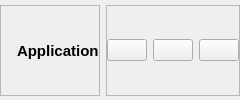
        <widget class="QWidget" name="headerContainer" native="true">
         <layout class="QHBoxLayout" name="horizontalLayout_5">
          <property name="leftMargin">
           <number>0</number>
          </property>
          <property name="topMargin">
           <number>5</number>
          </property>
          <property name="rightMargin">
           <number>0</number>
          </property>
          <property name="bottomMargin">
           <number>4</number>
          </property>
          <item alignment="Qt::AlignLeft">
           <widget class="QFrame" name="headerTitleFrame">
            <property name="frameShape">
             <enum>QFrame::StyledPanel</enum>
            </property>
            <property name="frameShadow">
             <enum>QFrame::Raised</enum>
            </property>
            <layout class="QHBoxLayout" name="horizontalLayout_8">
             <property name="spacing">
              <number>6</number>
             </property>
             <property name="leftMargin">
              <number>3</number>
             </property>
             <property name="topMargin">
              <number>0</number>
             </property>
             <property name="rightMargin">
              <number>0</number>
             </property>
             <property name="bottomMargin">
              <number>0</number>
             </property>
             <item>
              <widget class="QLabel" name="headerImageLabel">
               <property name="maximumSize">
                <size>
                 <width>30</width>
                 <height>30</height>
                </size>
               </property>
               <property name="text">
                <string/>
               </property>
               <property name="pixmap">
                <pixmap resource="feather/newIcons.qrc">:/feather/moomin.png</pixmap>
               </property>
               <property name="scaledContents">
                <bool>true</bool>
               </property>
              </widget>
             </item>
             <item>
              <widget class="QLabel" name="headerLabel">
               <property name="font">
                <font>
                 <pointsize>11</pointsize>
                 <bold>true</bold>
                </font>
               </property>
               <property name="text">
                <string>Application</string>
               </property>
              </widget>
             </item>
            </layout>
           </widget>
          </item>
          <item alignment="Qt::AlignRight">
           <widget class="QFrame" name="minResCloseFrame">
            <property name="frameShape">
             <enum>QFrame::StyledPanel</enum>
            </property>
            <property name="frameShadow">
             <enum>QFrame::Raised</enum>
            </property>
            <layout class="QHBoxLayout" name="horizontalLayout_6">
             <property name="spacing">
              <number>6</number>
             </property>
             <property name="leftMargin">
              <number>0</number>
             </property>
             <property name="topMargin">
              <number>0</number>
             </property>
             <property name="rightMargin">
              <number>0</number>
             </property>
             <property name="bottomMargin">
              <number>0</number>
             </property>
             <item>
              <widget class="QPushButton" name="minimizeBtn">
               <property name="toolTip">
                <string>Minimize Window</string>
               </property>
               <property name="text">
                <string/>
               </property>
               <property name="icon">
                <iconset resource="feather/newIcons.qrc">
                 <normaloff>:/feather/minus.svg</normaloff>:/feather/minus.svg</iconset>
               </property>
              </widget>
             </item>
             <item>
              <widget class="QPushButton" name="restoreBtn">
               <property name="toolTip">
                <string>Restore Window</string>
               </property>
               <property name="text">
                <string/>
               </property>
               <property name="icon">
                <iconset resource="feather/newIcons.qrc">
                 <normaloff>:/feather/square.svg</normaloff>:/feather/square.svg</iconset>
               </property>
              </widget>
             </item>
             <item>
              <widget class="QPushButton" name="closeBtn">
               <property name="toolTip">
                <string>Close Window</string>
               </property>
               <property name="text">
                <string/>
               </property>
               <property name="icon">
                <iconset resource="feather/newIcons.qrc">
                 <normaloff>:/feather/x.svg</normaloff>:/feather/x.svg</iconset>
               </property>
              </widget>
             </item>
            </layout>
           </widget>
          </item>
         </layout>
        </widget>
